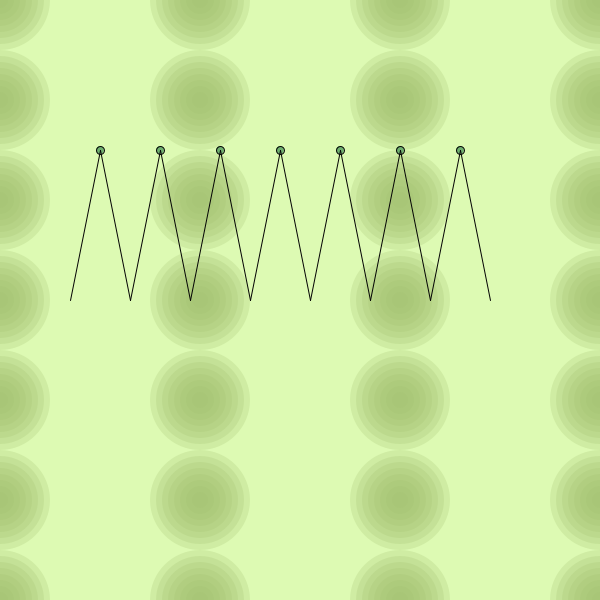
Frame 1 (no input)
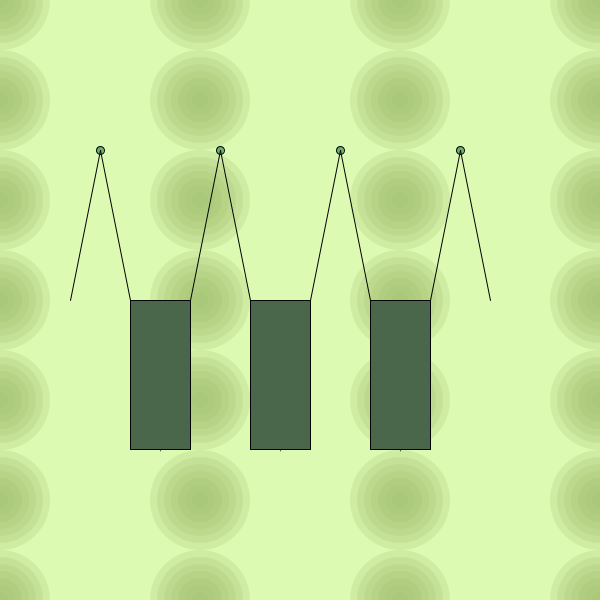
Frame 60 (the mouse pressed at the canvas centre just before this capture)
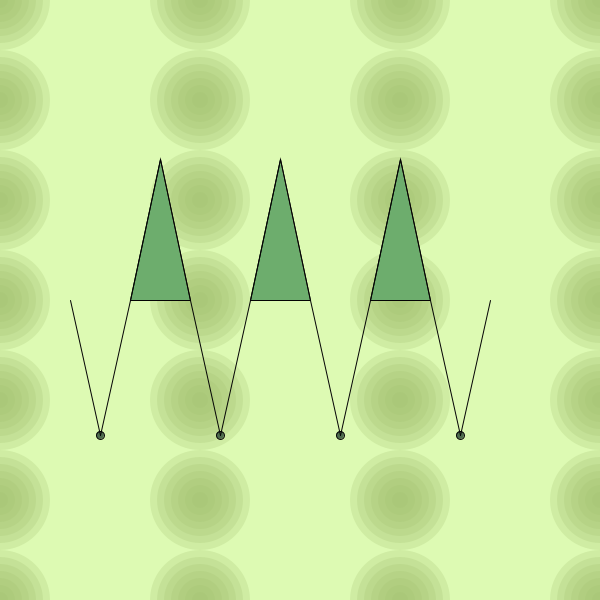
Frame 120 (the mouse held since frame 60 and released just before this capture)

The Processing sketch that drew these frames (run headless with seeded random() and noise(); from frame 60 on, the mouse is pressed at the canvas centre):

// Processing sketch: s10c01dante
// ── s10c01dante.pde
// Expresión Digital II - Diseño Digital - UDD - 2016
// Dante Crovetto
// s10c01dante

/*
Se crea un fondo color verde claro y sobre este se dibuja una grilla en el fondo que va cambiando sus valores en el eje X, con diferentes elipses que se van dibujando una sobre la otra de un color verde más oscuro.
En el centro del cambas se dibuja una grilla en el eje X con 7 figuras que van a ir cambiando entre triángulos, círculos y rectángulos alternándose y combinándose entre sí
 */

float inicio, inicio2, fin, fin2, amt;  // Se crean las variables decimales inicio, inicio2, fin, fin2, amt
boolean b, z, r, t;  // Se crean los boolean b, z, r, t
int q, w, a, e;  //Se crean las variables enteras q, w, a, e
int NUM_C = 7;  // numero de circulos interiores de cada circulo en la grilla
Objects[] objetos = new Objects [7];  // Se crea la clase Objects 

void setup() {  // Función que se ejecuta al principio una sola vez
  size(600, 600);  // Se crea un canvas de 600x600 px
  inicio = height / 4;  // La variable inicio es igual al alto dividido en 4
  inicio2 = 3 * (height / 4);  // La variable inicio 2 es igual al triple del alto dividido en 4
  fin = 3 * (height / 4);  // La variable fin es igual al triple del alto dividido en 4 
  fin2 = height / 4;  // La variable fin 2 es igual a el alto dividido en 4
  for (int i = 0; i < 7; i++) {  // Mientras la nueva variable i sea menor que 30, i va sumando 1 cada vez.
    float ix = i * width / 10; // Se crea la variable decimal ix que es igual a la multiplicación de i por 30.
    // int total = i;  // total es una equivalencia directa a i por lo que no es necesario que exista.
    objetos[i] = new Objects(i, ix, inicio, inicio2, fin, fin2);  // Se ingresan las variables i, ix, inicio, inicio2, fin, fin2 a la clase
  }
}

void draw() {  // Función que se ejecuta cada vez
  background(#DDFAB3);  // El color de fondo es verde
  //esto es específico para la función `fondo` por lo que debe ser declarado en esa función
  noStroke();  // Las figuras no tienen borde
  objetos[0].fondo();  // La función `fondo` puede ser escrita fuera de la clase y no afecta. Al igual que puede ser asignada a cualquier objeto.
  //al igual que este stroke es para toda la clase, si se trabaja con más de una clase, esta función entra en conflicto con las clases
  stroke(3);  // el color de línea de los bordes de las figuras es de 3 entre 0 y 255
  translate(width / 2 - width / 3, 0);  // Se traslada el origen a las cordenadas ancho dividido en 2 menos el ancho dividido en 3, 0

  for (int i = 0; i < objetos.length; i++) {  // Mientras la nueva variable i sea menor que el total de valores dentro del objeto, i va sumando 1 cada vez.

    objetos[i].colormap();  // Se dibuja el contenido del void colormap i veces

// Cada medio segundo la boolean z pasa entre positiva y negativa, si la boolean z es falso se dibuja la función dibujarcirculos, si es positivo la función dibujartriangulos
    if (frameCount % 30 == 0) {
      z = !z;
    } 
    if (z == false) {
      objetos[i].dibujarcirculos();
    }
    if (z == true) {
      objetos[i].dibujartriangulos();
    }
    
    // Cada dos segundos la boolean r pasa entre positiva y negativa, si la boolean r es falso se dibuja la función dibujarlineas, si es positivo la función dibujarrectangulos
    if (frameCount % 120 == 0) {
      r = !r;
    } 
    if (r == false) {

      objetos[i].dibujarlineas();
    }
    if (r == true) {

      objetos[i].dibujarrectangulos();
    }
    
    // Cada un segundo la boolean r pasa entre positiva y negativa, si la boolean r es falso se dibuja la función configuracion, si es positivo la función configuracion2
    if (frameCount % 60 == 0) {
      r = !r;
    } 
    if (r == false) {
      objetos[i].configuracion();
    }
    if (r == true) {
      objetos[i].configuracion2();
    }
  }
}
// ── Objects.pde
class Objects {  // Se crea la clase Objetos
  int i;  // Se crea la variable entera i
  float ix, inicio, inicio2, inicioM, fin, fin2;  // Se crean la variables decimales ix, inicio, inicio2, inicioM, fin, fin2

  Objects (int i, float ix, float inicio, float inicio2, float fin, float fin2) {  //Se ingresan los valores de las variables i, ix, inicio, inicio2, fin, fin2 provenientes de la otra ventana y se le asignan a las nuevas variables creadas anteriormente
    this.i = i;
    this.ix = ix;
    this.inicio = inicio;
    this.inicioM = inicio;
    this.inicio2 = inicio2;
    this.fin = fin;
    this.fin2 = fin2;
  }

// Se crea la función fondo, en que cada un cuarto de segundo la boolean t pasa de positivo a negativo afectando haciendo que la variable NUM_C vaya sumando o restando 1 y la variable e pase entre 200 y 300
  void fondo() {   
    if (frameCount % 15 == 0) {
      t = !t;
    } 
    if (t == false) {
      e = 200;
      NUM_C += 1;
    }
    if (t == true) {
      e = 300;
      NUM_C -= 1;
    }

// Se crean 3 for loop, en el primero se modifica el valor que va sumando q entre 200 y 300, en el segundo el valor que va sumando es  100, y en el tercero se dibujan el valor ingresado en la variable NUM_C veces i que es igual a su número correspondiente
    for (q = 0; q <= width; q += e) {
      for (w = 0; w <= height; w += 100) {
        for (int i = 0; i < NUM_C; i++) {

// Se modifica el tamaño de la elipse variando según el valor de NUM_C e i
          float sizeX = (100 - (i * (100 / NUM_C)));
          float sizeY = (100 - (i * (100 / NUM_C)));

          fill(160, 190, 110, 60);
          ellipse(q, w, sizeX, sizeY);
        }
      }
    }
  }

// Varía el valor de inicioM con un frameCount para los desplazamientos en el eje Y
  void configuracion() {
    inicioM = inicio;
    if (i % 2 == 0) {
      inicioM = inicio2;
    }
    inicio = lerp(inicio, fin, .2);
    inicio2 = lerp(inicio2, fin2, .2);

    if (frameCount % 60 == 0) {
      b = !b;
    } 
    if (b == true) {
      fin = height / 4;
      fin2 = 3 * (height / 4);
    }
    if (b == false) {
      fin = 3 * (height / 4);
      fin2 = height / 4;
    }
  }

//Se crea una función que hace un cambio de colores según la altura en el eje Y
  void colormap() {

    color partida = color(#6EAF6E);
    color termino = color(#4B674B);
    amt = map(inicioM, height / 4, 3 * height / 4, 0, 1); 
    partida = lerpColor(partida, termino, amt);
    fill(partida);
  }
  
  // Varía el valor de inicio M con un movimiento lineal para los desplazamientos en el eje Y
  void configuracion2() {
    inicioM = inicio;
    if (i % 2 == 0) {
      inicio = inicio2;
    }


    if (frameCount % 60 == 0) {
      b = !b;
    } 
    if (b == false) {
      inicio += 5;
      inicio2 -= 5;
    }
    if (b == true) {
      inicio -= 5;
      inicio2 += 5;
    }
  }

// Se dibujan líneas desde la mitad del alto hasta el valor de inicioM modificado en la configuración
  void dibujarlineas() {

    line(ix - width / 20, height / 2, ix, inicioM);
    line(ix, inicioM, ix +  width / 20, height / 2);
  }
  
// Se dibujan rectángulos desde la mitad del alto hasta el valor de inicioM modificado en la configuración


  void dibujarrectangulos() {

    quad(ix - width / 20, inicioM, ix + width / 20, inicioM, ix + width / 20, height / 2, ix - width / 20, height / 2);
  }

// Se dibujan círculos desde la mitad del alto hasta el valor de inicioM modificado en la configuración


  void dibujarcirculos() {

    ellipse(ix, inicioM, 8, 8);
  }

// Se dibujan triángulos desde la mitad del alto hasta el valor de inicioM modificado en la configuración

  void dibujartriangulos() {

    triangle(ix, inicioM, ix + width / 20, height / 2, ix - width / 20, height / 2);
  }
}
